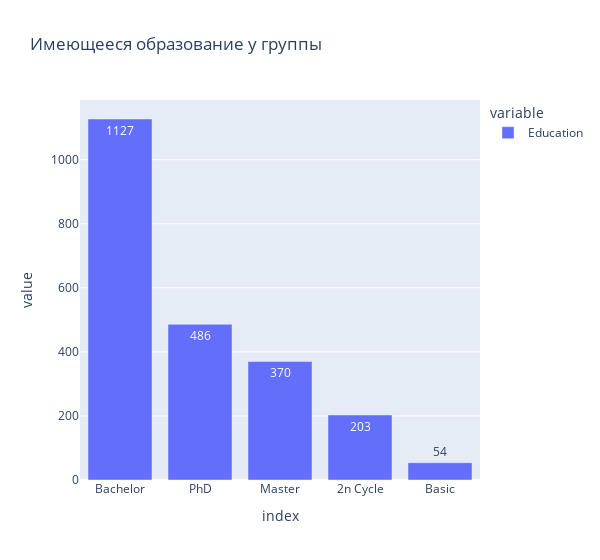

The cell this chart's notebook holds for it:
### Code cell
# Качество образования
px.bar(copy_df["Education"].value_counts(),
              title="Имеющееся образование у группы", width=600, text_auto=True)

### Figure 1 — Plotly figure (JSON) as saved in the notebook; plotly's stock layout.template omitted (floating-point values rounded to 4 significant figures)
{"data": [{"alignmentgroup": "True", "hovertemplate": "variable=Education<br>index=%{x}<br>value=%{y}<extra></extra>", "legendgroup": "Education", "marker": {"color": "#636efa", "pattern": {"shape": ""}}, "name": "Education", "offsetgroup": "Education", "orientation": "v", "showlegend": true, "textposition": "auto", "texttemplate": "%{y}", "x": ["Bachelor", "PhD", "Master", "2n Cycle", "Basic"], "xaxis": "x", "y": [1127, 486, 370, 203, 54], "yaxis": "y", "type": "bar"}], "layout": {"xaxis": {"anchor": "y", "domain": [0.0, 1.0], "title": {"text": "index"}}, "yaxis": {"anchor": "x", "domain": [0.0, 1.0], "title": {"text": "value"}}, "legend": {"title": {"text": "variable"}, "tracegroupgap": 0}, "title": {"text": "Имеющееся образование у группы"}, "barmode": "relative", "width": 600}}
